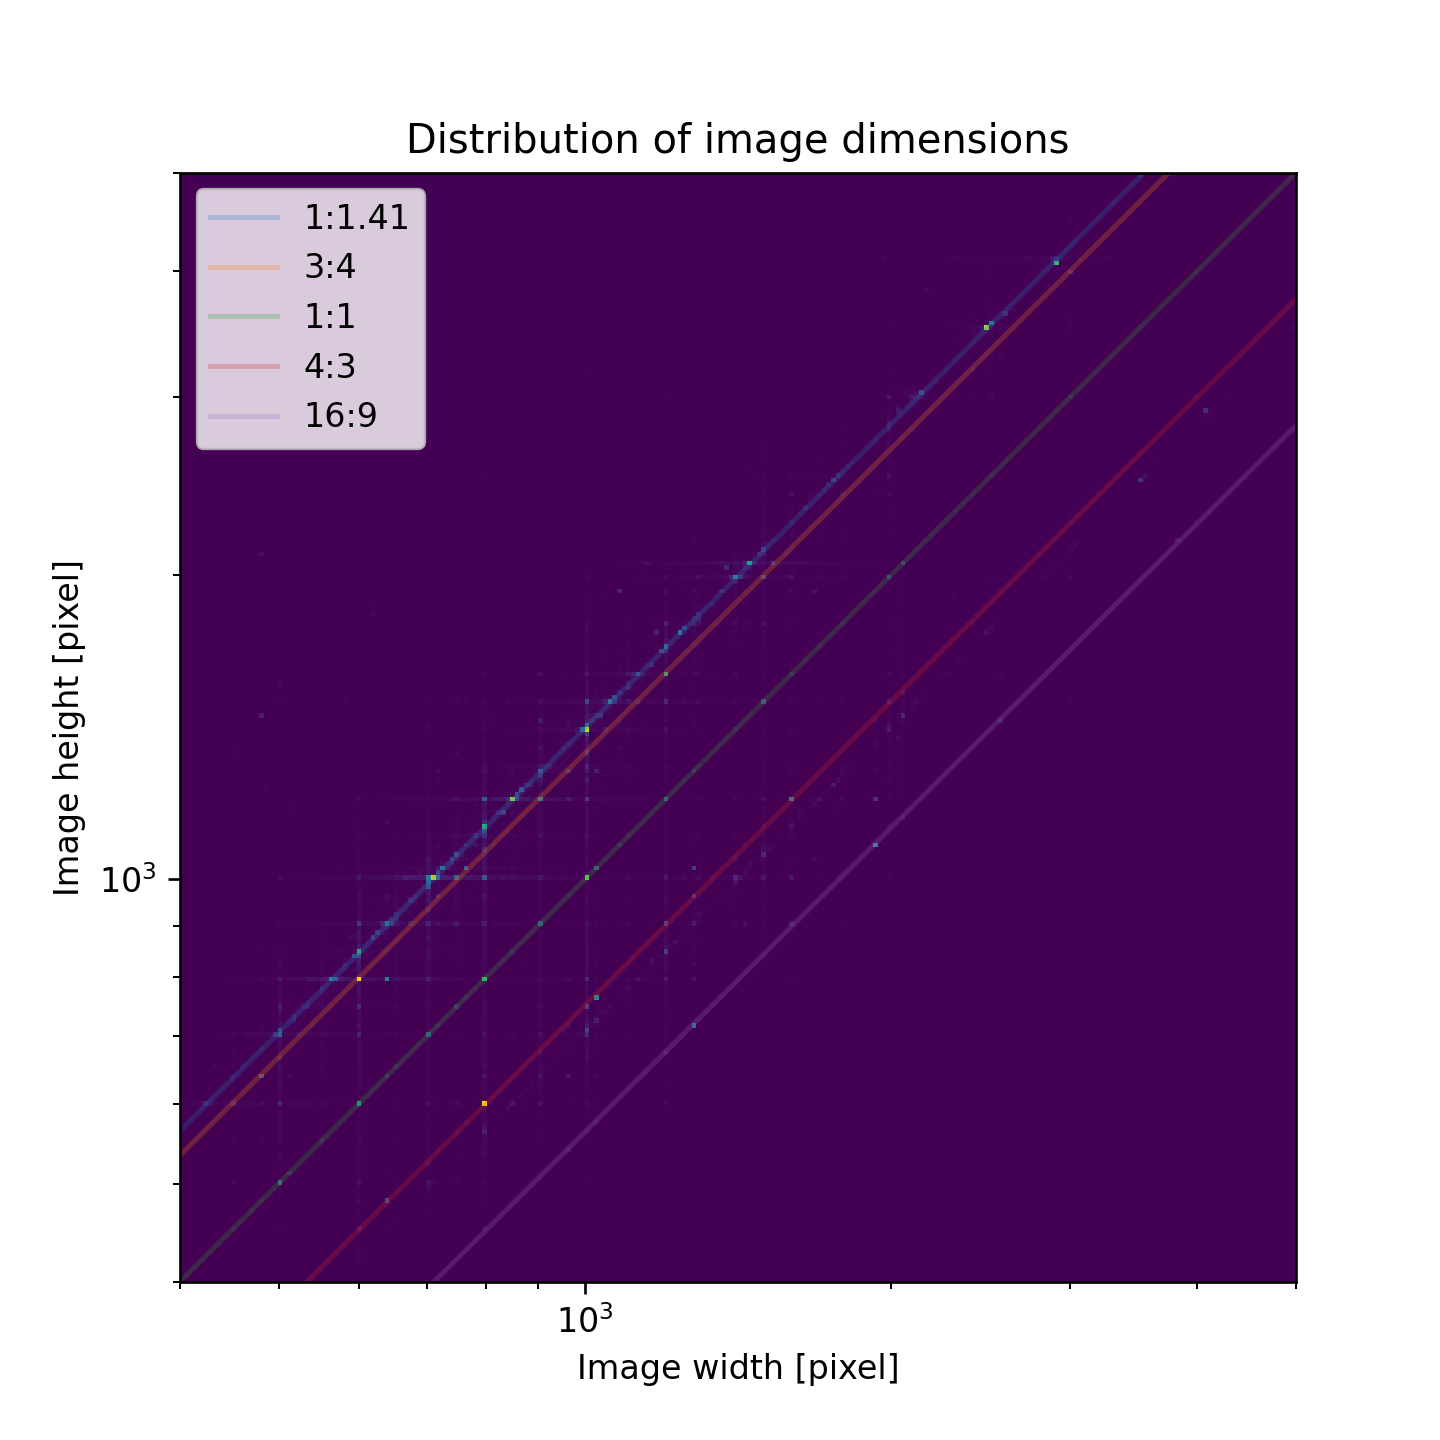

Write Python code to recreate this figure.
#!/usr/bin/env python3

import json
import os
from glob import glob
import numpy as np
import matplotlib.pyplot as plt
from multiprocessing import Pool

METADATA_PATH = "/run/media/johannesg/WD-Green-750G/Danbooru2021/metadata"
WITH_TAGS = []
WITHOUT_TAGS = []

files = sorted(glob(os.path.join(METADATA_PATH, "posts*.json")))


def analyze_file(json_file):
    widths = []
    heights = []
    with open(json_file, "r", encoding="utf8") as f:
        line = f.readline()
        while line:
            metadata_dict = json.loads(line)
            tags_okay = True
            for tag in WITH_TAGS:
                if tag not in metadata_dict["tag_string"]:
                    tags_okay = False
            for tag in WITHOUT_TAGS:
                if tag in metadata_dict["tag_string"]:
                    tags_okay = False
            if tags_okay:
                widths.append(int(metadata_dict["image_width"]))
                heights.append(int(metadata_dict["image_height"]))
            line = f.readline()
    return widths, heights


with Pool(processes=len(files)) as pool:
    dimensions = pool.map(analyze_file, files)

widths = []
heights = []
for dimensions_i in dimensions:
    widths += dimensions_i[0]
    heights += dimensions_i[1]
widths = np.array(widths, dtype=float)
heights = np.array(heights, dtype=float)
image_aspect_ratios = widths / heights

aspect_ratios = [(16, 9), (4, 3), (1, 1), (3, 4), (1, 1.41)]
num_pictures_total = image_aspect_ratios.shape[0]
print(f"Total: {num_pictures_total}")
num_pictures = []
for aspect_ratio_w, aspect_ratio_h in aspect_ratios:
    ratio_fits = np.abs(image_aspect_ratios * (aspect_ratio_h / aspect_ratio_w) - 1) < 0.02
    num_pictures_i = np.sum(ratio_fits)
    print(
        f"{aspect_ratio_w}/{aspect_ratio_h}: "
        f"{num_pictures_i}, {num_pictures_i/num_pictures_total*100:.2f}%"
    )
    num_pictures.append(num_pictures_i)
num_other = num_pictures_total - np.sum(num_pictures)
print(f"Other: {num_other}, {num_other/num_pictures_total*100:.2f}%")

plt.figure(figsize=(6, 6))
start = 400
stop = 5000
plt.hist2d(widths, heights, bins=np.logspace(start=np.log10(start), stop=np.log10(stop), num=241))
plt.plot([start, stop/1.41], [start*1.41, stop], label="1:1.41", alpha=0.25)
plt.plot([start, stop*3/4], [start*4/3, stop], label="3:4", alpha=0.25)
plt.plot([start, stop], [start, stop], label="1:1", alpha=0.25)
plt.plot([start*4/3, stop], [start, stop*3/4], label="4:3", alpha=0.25)
plt.plot([start*16/9, stop], [start, stop*9/16], label="16:9", alpha=0.25)
plt.xscale("log")
plt.yscale("log")
plt.legend(loc="upper left")
plt.xlabel("Image width [pixel]")
plt.ylabel("Image height [pixel]")
title = "Distribution of image dimensions"
if WITH_TAGS:
    title += f"\nwith tags {WITH_TAGS}"
if WITH_TAGS and WITHOUT_TAGS:
    title += " and"
if WITHOUT_TAGS:
    title += f"\nwithout tags {WITHOUT_TAGS}"
plt.title(title)
plt.savefig("dimension_2d.png", dpi=240)
plt.show()
